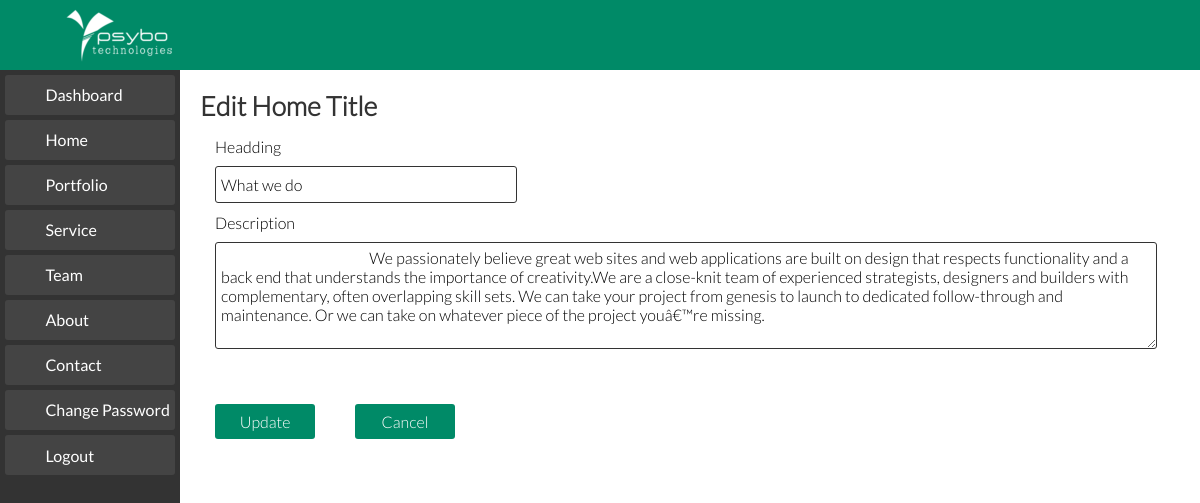
The page /editHome.php (signed in) on the database its author committed.
### tables this page shows
CREATE TABLE `headings` (
  `id` int(11) NOT NULL AUTO_INCREMENT,
  `name` varchar(45) NOT NULL,
  `title` varchar(100) DEFAULT NULL,
  `description` varchar(500) DEFAULT NULL,
  `secDescription` varchar(500) DEFAULT NULL,
  PRIMARY KEY (`id`)
);

### Database.php (called while the page is built, shortened)
<?php
class Database
{
	private $host='';
	private $user='';
	private $password='';
	private $database='';
	private $condb="";
	function __construct($host,$user,$password,$database)
	{
		$this->host=$host;
		$this->user=$user;
		$this->password=$password;
		$this->database=$database;
	}
	public function connect()
	{
		$this->condb = new mysqli($this->host,$this->user,$this->password,$this->database);
	}
	public function select($table,$fields,$where)
	{
		$fields=implode(',',$fields);
		$select="SELECT ";
		if ($fields==null)
		{
			$select.="* FROM ".$table;
		}
		else
		{
			$select.=$fields." FROM ".$table;
		}
		if($where != null)
		{
			$select.=" WHERE ".$where[0]." = ";
			if (is_string($where[1]))
				$select.="'".$where[1]."'";
			else
				$select.=$where[1];
		}
		$query=mysqli_query($this->condb,$select);
		$recset = array();
		while ($rec=mysqli_fetch_array($query))
			array_push($recset, $rec);
		return $recset;
	}
}
?>

### editHome.php (the view, shortened to what this page needs)
<?php
	include_once 'Database.php';
	$objdb = new Database('localhost', 'root', 'asd', 'psybo-db');
	$resultHead = $objdb->select('headings', array(), array('name', 'home',));
?>
<!DOCTYPE html>
<html lang="en">
<head>
	<link rel="stylesheet" href="css/normalize.css">
	<link rel="stylesheet" href="css/admin-style.css">
</head>
<body>
	<?php include 'dash.php'; ?>
	<section class="add-service">
		<form action="" method="POST" id="secondForm">
			<div class="first-content">
				<h3>Edit Home Title</h3>
				<div class="group">
					<label for="mainHead">Headding</label><br>
					<input id="mainHead" type="text" name="homeHead" required value=<?php
							foreach ($resultHead[0] as $key => $value) {
								if ($key == 'title' and is_string($key)) {
									echo "\"".$value."\"";
								}
							}
						 ?> >
				</div>
				<div class="group width-80">
					<label for="mainDescription">Description</label><br>
					<textarea name="homeDescription" id="mainDescription" cols="30" rows="5" required>
						<?php
							foreach ($resultHead[0] as $key => $value) {
								if ($key == 'description' and is_string($key)) {
									echo $value;
								}
							}
						 ?>
					</textarea>
				</div>
			</div>
			<div class="group pad-left">
				<button id="btnAdd" name="btnAdd">Update</button>
			</div>
		</form>
		<div class="group">
			<form method="POST" action="">
				<button id="btnCancel" name="btnCancel">Cancel</button>
			</form>
		</div>
	</section>
</body>
</html>

### css/admin-style.css (style rules this page uses)
body { padding-top: 70px; font-family: Lato-light; font-size: 16px; }
h3 { font-family: Lato-light; font-size: 20pt; margin: 10px 0; padding: 0; color: #333; }
section { padding-left: 15%; width: 85%; float: left; }
.add-service { width: 80%; padding-top: 10px; float: left; margin-bottom: 100px; }
.add-service label { float: left; }
.first-content { width: 100%; float: left; padding-left: 20px; margin-bottom: 15px; }
.group { float: left; width: 33.33%; box-sizing: border-box; padding: 5px 15px; }
.width-80 { width: 100%; }
.group input { width: 100%; height: 25px; padding: 5px; border: 1px solid #333; margin: 10px 0 0; float: left; background-color: #fff; border-radius: 3px; transition: border 0.4s ease ; }
.group textarea { width: 100%; padding: 5px; border: 1px solid #333; margin: 10px 0; float: left; background-color: #fff; border-radius: 3px; transition: border 0.4s ease ; }
.pad-left { padding: 5px 0px 0 20px; width: unset; }
.add-service button, .change-pwrd button { width: 100px; height: 35px; padding: 5px; color: #fff; border: 0; margin: 20px 10px 0 15px; background-color: #008a67; border-radius: 3px; -webkit-transition: background-color 0.3s ease; -moz-transition: background-color 0.3s ease; -ms-transition: background-color 0.3s ease; -o-transition: background-color 0.3s ease; transition: background-color 0.3s ease; }

### rows shown on the page
headings: homeHead "What we do", homeDescription "We passionately believe great web sites and web applications are built on design that respects functionality and a back end that understands the importance of creativity.We are a close-knit team of experienced strategists, designers and builders with complementary, often overlapping skill sets. We can take your project from genesis to launch to dedicated follow-through and maintenance. Or we can take on whatever piece of the project youâ€™re missing."
